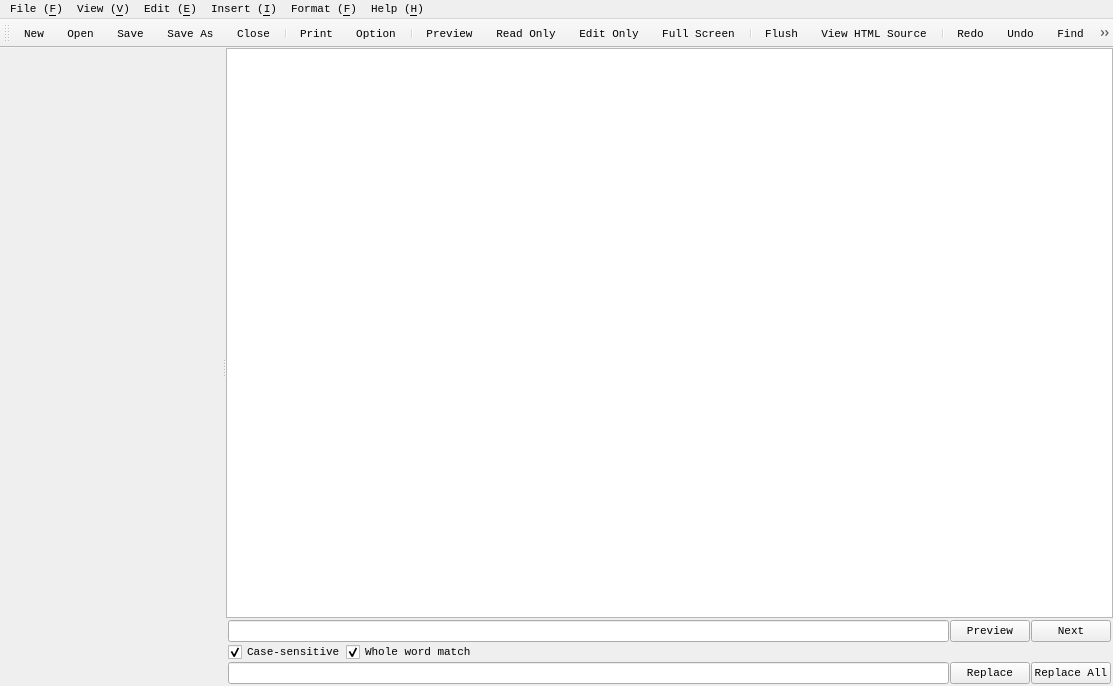
<?xml version="1.0" encoding="UTF-8"?>
<ui version="4.0">
 <class>MorsMainWindow</class>
 <widget class="QMainWindow" name="MorsMainWindow">
  <property name="geometry">
   <rect>
    <x>0</x>
    <y>0</y>
    <width>1113</width>
    <height>686</height>
   </rect>
  </property>
  <property name="font">
   <font>
    <family>Consolas</family>
    <pointsize>8</pointsize>
    <weight>50</weight>
    <bold>false</bold>
    <stylestrategy>PreferAntialias</stylestrategy>
    <kerning>true</kerning>
   </font>
  </property>
  <property name="windowTitle">
   <string>MorsMark</string>
  </property>
  <property name="windowIcon">
   <iconset resource="rc/icon.qrc">
    <normaloff>:/LOGO.png</normaloff>:/LOGO.png</iconset>
  </property>
  <widget class="QWidget" name="widget">
   <property name="font">
    <font>
     <family>Consolas</family>
     <pointsize>8</pointsize>
     <weight>50</weight>
     <bold>false</bold>
     <stylestrategy>PreferAntialias</stylestrategy>
     <kerning>true</kerning>
    </font>
   </property>
   <layout class="QGridLayout" name="gridLayout">
    <property name="leftMargin">
     <number>0</number>
    </property>
    <property name="topMargin">
     <number>0</number>
    </property>
    <property name="rightMargin">
     <number>0</number>
    </property>
    <property name="bottomMargin">
     <number>0</number>
    </property>
    <property name="horizontalSpacing">
     <number>0</number>
    </property>
    <item row="0" column="0">
     <widget class="QSplitter" name="splitter">
      <property name="orientation">
       <enum>Qt::Horizontal</enum>
      </property>
      <property name="childrenCollapsible">
       <bool>true</bool>
      </property>
      <widget class="MorsHtmlWidget" name="htmlView" native="true"/>
      <widget class="QWidget" name="layoutWidget">
       <layout class="QVBoxLayout" name="verticalLayout">
        <property name="spacing">
         <number>0</number>
        </property>
        <item>
         <widget class="MorsMarkWidget" name="markView"/>
        </item>
        <item>
         <widget class="QWidget" name="widgetFind" native="true">
          <layout class="QGridLayout" name="gridLayout_3">
           <property name="leftMargin">
            <number>2</number>
           </property>
           <property name="topMargin">
            <number>2</number>
           </property>
           <property name="rightMargin">
            <number>2</number>
           </property>
           <property name="bottomMargin">
            <number>2</number>
           </property>
           <property name="spacing">
            <number>0</number>
           </property>
           <item row="0" column="0" colspan="3">
            <layout class="QHBoxLayout" name="horizontalLayout">
             <property name="spacing">
              <number>1</number>
             </property>
             <item>
              <widget class="QLineEdit" name="lineEditFind"/>
             </item>
             <item>
              <widget class="QPushButton" name="buttonFindPrev">
               <property name="text">
                <string>Preview</string>
               </property>
              </widget>
             </item>
             <item>
              <widget class="QPushButton" name="buttonFindNext">
               <property name="text">
                <string>Next</string>
               </property>
              </widget>
             </item>
            </layout>
           </item>
           <item row="1" column="0">
            <widget class="QCheckBox" name="checkBoxCase">
             <property name="text">
              <string>Case-sensitive</string>
             </property>
             <property name="checked">
              <bool>true</bool>
             </property>
            </widget>
           </item>
           <item row="1" column="1">
            <widget class="QCheckBox" name="checkBoxWholeWord">
             <property name="text">
              <string>Whole word match</string>
             </property>
             <property name="checked">
              <bool>true</bool>
             </property>
            </widget>
           </item>
           <item row="1" column="2">
            <spacer name="horizontalSpacer">
             <property name="orientation">
              <enum>Qt::Horizontal</enum>
             </property>
             <property name="sizeHint" stdset="0">
              <size>
               <width>147</width>
               <height>20</height>
              </size>
             </property>
            </spacer>
           </item>
           <item row="2" column="0" colspan="3">
            <layout class="QHBoxLayout" name="horizontalLayout_2">
             <property name="spacing">
              <number>1</number>
             </property>
             <item>
              <widget class="QLineEdit" name="lineEditReplace"/>
             </item>
             <item>
              <widget class="QPushButton" name="buttonReplace">
               <property name="maximumSize">
                <size>
                 <width>80</width>
                 <height>16777215</height>
                </size>
               </property>
               <property name="text">
                <string>Replace</string>
               </property>
              </widget>
             </item>
             <item>
              <widget class="QPushButton" name="buttonReplaceAll">
               <property name="maximumSize">
                <size>
                 <width>80</width>
                 <height>16777215</height>
                </size>
               </property>
               <property name="text">
                <string>Replace All</string>
               </property>
              </widget>
             </item>
            </layout>
           </item>
          </layout>
          <zorder>checkBoxCase</zorder>
          <zorder>horizontalSpacer</zorder>
          <zorder>checkBoxWholeWord</zorder>
         </widget>
        </item>
       </layout>
      </widget>
     </widget>
    </item>
   </layout>
  </widget>
  <widget class="QMenuBar" name="menubar">
   <property name="geometry">
    <rect>
     <x>0</x>
     <y>0</y>
     <width>1113</width>
     <height>19</height>
    </rect>
   </property>
   <property name="font">
    <font>
     <family>Consolas</family>
     <pointsize>8</pointsize>
    </font>
   </property>
   <widget class="QMenu" name="menuFile">
    <property name="title">
     <string>File (&amp;F)</string>
    </property>
    <addaction name="actionNew"/>
    <addaction name="actionOpen"/>
    <addaction name="actionSave"/>
    <addaction name="actionSaveAs"/>
    <addaction name="actionClose"/>
    <addaction name="separator"/>
    <addaction name="actionPrint"/>
    <addaction name="actionOption"/>
    <addaction name="separator"/>
    <addaction name="actionQuite"/>
   </widget>
   <widget class="QMenu" name="menuView">
    <property name="title">
     <string>View (&amp;V)</string>
    </property>
    <addaction name="actionReadOnly"/>
    <addaction name="actionPreview"/>
    <addaction name="actionEditOnly"/>
    <addaction name="separator"/>
    <addaction name="actionFullScreen"/>
   </widget>
   <widget class="QMenu" name="menuEdit">
    <property name="title">
     <string>Edit (&amp;E)</string>
    </property>
    <addaction name="actionFlush"/>
    <addaction name="actionViewHTML"/>
    <addaction name="separator"/>
    <addaction name="actionCopy"/>
    <addaction name="actionCut"/>
    <addaction name="actionPaste"/>
    <addaction name="separator"/>
    <addaction name="actionRedo"/>
    <addaction name="actionUndo"/>
    <addaction name="separator"/>
    <addaction name="actionFind"/>
   </widget>
   <widget class="QMenu" name="menuFormat">
    <property name="title">
     <string>Format (&amp;F)</string>
    </property>
    <addaction name="actionFormatBlod"/>
    <addaction name="actionFormatItalic"/>
    <addaction name="actionFormatUnderline"/>
    <addaction name="separator"/>
    <addaction name="actionFormatBigger"/>
    <addaction name="actionFormatSmaller"/>
    <addaction name="separator"/>
    <addaction name="actionFormatSub"/>
    <addaction name="actionFormatSup"/>
    <addaction name="separator"/>
    <addaction name="actionFormatCode"/>
    <addaction name="actionFormatQuote"/>
    <addaction name="separator"/>
    <addaction name="actionAlignLeft"/>
    <addaction name="actionAlignRight"/>
    <addaction name="actionAlignCenter"/>
   </widget>
   <widget class="QMenu" name="menuInsert">
    <property name="title">
     <string>Insert (&amp;I)</string>
    </property>
    <addaction name="actionInsertImage"/>
    <addaction name="actionInsertLink"/>
    <addaction name="actionInsertMathJax"/>
   </widget>
   <widget class="QMenu" name="menuHelp">
    <property name="title">
     <string>Help (&amp;H)</string>
    </property>
    <addaction name="actionAboutQt"/>
    <addaction name="actionAboutMrosMark"/>
   </widget>
   <addaction name="menuFile"/>
   <addaction name="menuView"/>
   <addaction name="menuEdit"/>
   <addaction name="menuInsert"/>
   <addaction name="menuFormat"/>
   <addaction name="menuHelp"/>
  </widget>
  <widget class="QToolBar" name="toolBar">
   <property name="windowTitle">
    <string>Tool Bar</string>
   </property>
   <property name="iconSize">
    <size>
     <width>16</width>
     <height>16</height>
    </size>
   </property>
   <attribute name="toolBarArea">
    <enum>TopToolBarArea</enum>
   </attribute>
   <attribute name="toolBarBreak">
    <bool>false</bool>
   </attribute>
   <addaction name="actionNew"/>
   <addaction name="actionOpen"/>
   <addaction name="actionSave"/>
   <addaction name="actionSaveAs"/>
   <addaction name="actionClose"/>
   <addaction name="separator"/>
   <addaction name="actionPrint"/>
   <addaction name="actionOption"/>
   <addaction name="separator"/>
   <addaction name="actionPreview"/>
   <addaction name="actionReadOnly"/>
   <addaction name="actionEditOnly"/>
   <addaction name="actionFullScreen"/>
   <addaction name="separator"/>
   <addaction name="actionFlush"/>
   <addaction name="actionViewHTML"/>
   <addaction name="separator"/>
   <addaction name="actionRedo"/>
   <addaction name="actionUndo"/>
   <addaction name="actionFind"/>
   <addaction name="separator"/>
   <addaction name="actionCut"/>
   <addaction name="actionCopy"/>
   <addaction name="actionPaste"/>
   <addaction name="separator"/>
   <addaction name="actionInsertImage"/>
   <addaction name="actionInsertLink"/>
   <addaction name="actionInsertMathJax"/>
   <addaction name="separator"/>
   <addaction name="actionFormatBlod"/>
   <addaction name="actionFormatItalic"/>
   <addaction name="actionFormatUnderline"/>
   <addaction name="actionFormatCode"/>
   <addaction name="actionFormatQuote"/>
   <addaction name="separator"/>
   <addaction name="actionFormatBigger"/>
   <addaction name="actionFormatSmaller"/>
   <addaction name="separator"/>
   <addaction name="actionFormatSub"/>
   <addaction name="actionFormatSup"/>
   <addaction name="separator"/>
   <addaction name="actionAlignRight"/>
   <addaction name="actionAlignCenter"/>
   <addaction name="actionAlignLeft"/>
   <addaction name="separator"/>
  </widget>
  <action name="actionNew">
   <property name="icon">
    <iconset resource="rc/icon.qrc">
     <normaloff>:/icon/file-new.png</normaloff>:/icon/file-new.png</iconset>
   </property>
   <property name="text">
    <string>New</string>
   </property>
   <property name="shortcut">
    <string>Ctrl+N</string>
   </property>
  </action>
  <action name="actionOpen">
   <property name="icon">
    <iconset resource="rc/icon.qrc">
     <normaloff>:/icon/file-open.png</normaloff>:/icon/file-open.png</iconset>
   </property>
   <property name="text">
    <string>Open</string>
   </property>
   <property name="shortcut">
    <string>Ctrl+O</string>
   </property>
  </action>
  <action name="actionSave">
   <property name="icon">
    <iconset resource="rc/icon.qrc">
     <normaloff>:/icon/file-save.png</normaloff>:/icon/file-save.png</iconset>
   </property>
   <property name="text">
    <string>Save</string>
   </property>
   <property name="shortcut">
    <string>Ctrl+S</string>
   </property>
  </action>
  <action name="actionSaveAs">
   <property name="icon">
    <iconset resource="rc/icon.qrc">
     <normaloff>:/icon/file-saveas.png</normaloff>:/icon/file-saveas.png</iconset>
   </property>
   <property name="text">
    <string>Save As</string>
   </property>
   <property name="shortcut">
    <string>Ctrl+Shift+S</string>
   </property>
  </action>
  <action name="actionClose">
   <property name="icon">
    <iconset resource="rc/icon.qrc">
     <normaloff>:/icon/file-close.png</normaloff>:/icon/file-close.png</iconset>
   </property>
   <property name="text">
    <string>Close</string>
   </property>
   <property name="shortcut">
    <string>Ctrl+W</string>
   </property>
  </action>
  <action name="actionPrint">
   <property name="icon">
    <iconset resource="rc/icon.qrc">
     <normaloff>:/icon/print.png</normaloff>:/icon/print.png</iconset>
   </property>
   <property name="text">
    <string>Print</string>
   </property>
   <property name="shortcut">
    <string>Ctrl+P</string>
   </property>
  </action>
  <action name="actionQuite">
   <property name="icon">
    <iconset resource="rc/icon.qrc">
     <normaloff>:/icon/file-quite.png</normaloff>:/icon/file-quite.png</iconset>
   </property>
   <property name="text">
    <string>Quite</string>
   </property>
   <property name="shortcut">
    <string>Ctrl+Q</string>
   </property>
  </action>
  <action name="actionPreview">
   <property name="icon">
    <iconset resource="rc/icon.qrc">
     <normaloff>:/icon/view-preview.png</normaloff>:/icon/view-preview.png</iconset>
   </property>
   <property name="text">
    <string>Preview</string>
   </property>
   <property name="shortcut">
    <string>F6</string>
   </property>
  </action>
  <action name="actionReadOnly">
   <property name="icon">
    <iconset resource="rc/icon.qrc">
     <normaloff>:/icon/view-read-only.png</normaloff>:/icon/view-read-only.png</iconset>
   </property>
   <property name="text">
    <string>Read Only</string>
   </property>
   <property name="shortcut">
    <string>F7</string>
   </property>
  </action>
  <action name="actionEditOnly">
   <property name="icon">
    <iconset resource="rc/icon.qrc">
     <normaloff>:/icon/view-edit-only.png</normaloff>:/icon/view-edit-only.png</iconset>
   </property>
   <property name="text">
    <string>Edit Only</string>
   </property>
   <property name="shortcut">
    <string>F8</string>
   </property>
  </action>
  <action name="actionFullScreen">
   <property name="checkable">
    <bool>true</bool>
   </property>
   <property name="icon">
    <iconset resource="rc/icon.qrc">
     <normaloff>:/icon/view-fullscreen.png</normaloff>:/icon/view-fullscreen.png</iconset>
   </property>
   <property name="text">
    <string>Full Screen</string>
   </property>
   <property name="shortcut">
    <string>F11</string>
   </property>
  </action>
  <action name="actionFlush">
   <property name="icon">
    <iconset resource="rc/icon.qrc">
     <normaloff>:/icon/edit-flush.png</normaloff>:/icon/edit-flush.png</iconset>
   </property>
   <property name="text">
    <string>Flush</string>
   </property>
   <property name="shortcut">
    <string>F5</string>
   </property>
  </action>
  <action name="actionCut">
   <property name="icon">
    <iconset resource="rc/icon.qrc">
     <normaloff>:/icon/edit-cut.png</normaloff>:/icon/edit-cut.png</iconset>
   </property>
   <property name="text">
    <string>Cut</string>
   </property>
   <property name="shortcut">
    <string>Ctrl+X</string>
   </property>
  </action>
  <action name="actionCopy">
   <property name="icon">
    <iconset resource="rc/icon.qrc">
     <normaloff>:/icon/edit-copy.png</normaloff>:/icon/edit-copy.png</iconset>
   </property>
   <property name="text">
    <string>Copy</string>
   </property>
   <property name="shortcut">
    <string>Ctrl+C</string>
   </property>
  </action>
  <action name="actionPaste">
   <property name="icon">
    <iconset resource="rc/icon.qrc">
     <normaloff>:/icon/edit-paste.png</normaloff>:/icon/edit-paste.png</iconset>
   </property>
   <property name="text">
    <string>Paste</string>
   </property>
   <property name="shortcut">
    <string>Ctrl+P</string>
   </property>
  </action>
  <action name="actionRedo">
   <property name="icon">
    <iconset resource="rc/icon.qrc">
     <normaloff>:/icon/edit-undo.png</normaloff>:/icon/edit-undo.png</iconset>
   </property>
   <property name="text">
    <string>Redo</string>
   </property>
   <property name="shortcut">
    <string>Ctrl+Y</string>
   </property>
  </action>
  <action name="actionUndo">
   <property name="icon">
    <iconset resource="rc/icon.qrc">
     <normaloff>:/icon/edit-redo.png</normaloff>:/icon/edit-redo.png</iconset>
   </property>
   <property name="text">
    <string>Undo</string>
   </property>
   <property name="shortcut">
    <string>Ctrl+Z</string>
   </property>
  </action>
  <action name="actionFind">
   <property name="icon">
    <iconset resource="rc/icon.qrc">
     <normaloff>:/icon/edit-find.png</normaloff>:/icon/edit-find.png</iconset>
   </property>
   <property name="text">
    <string>Find</string>
   </property>
   <property name="shortcut">
    <string>Ctrl+F</string>
   </property>
  </action>
  <action name="actionViewHTML">
   <property name="icon">
    <iconset resource="rc/icon.qrc">
     <normaloff>:/icon/edit-view-html.png</normaloff>:/icon/edit-view-html.png</iconset>
   </property>
   <property name="text">
    <string>View HTML Source</string>
   </property>
   <property name="shortcut">
    <string>Ctrl+Shift+C</string>
   </property>
  </action>
  <action name="actionFormatBlod">
   <property name="icon">
    <iconset resource="rc/icon.qrc">
     <normaloff>:/icon/format-blod.png</normaloff>:/icon/format-blod.png</iconset>
   </property>
   <property name="text">
    <string>Blod</string>
   </property>
   <property name="shortcut">
    <string>Ctrl+B</string>
   </property>
  </action>
  <action name="actionFormatItalic">
   <property name="icon">
    <iconset resource="rc/icon.qrc">
     <normaloff>:/icon/format-italic.png</normaloff>:/icon/format-italic.png</iconset>
   </property>
   <property name="text">
    <string>Italic</string>
   </property>
   <property name="shortcut">
    <string>Ctrl+I</string>
   </property>
  </action>
  <action name="actionFormatUnderline">
   <property name="icon">
    <iconset resource="rc/icon.qrc">
     <normaloff>:/icon/format-underline.png</normaloff>:/icon/format-underline.png</iconset>
   </property>
   <property name="text">
    <string>Under Line </string>
   </property>
   <property name="shortcut">
    <string>Ctrl+U</string>
   </property>
  </action>
  <action name="actionFormatBigger">
   <property name="icon">
    <iconset resource="rc/icon.qrc">
     <normaloff>:/icon/format-bigger.png</normaloff>:/icon/format-bigger.png</iconset>
   </property>
   <property name="text">
    <string>Bigger</string>
   </property>
   <property name="shortcut">
    <string>Ctrl+]</string>
   </property>
  </action>
  <action name="actionFormatSmaller">
   <property name="icon">
    <iconset resource="rc/icon.qrc">
     <normaloff>:/icon/format-smaller.png</normaloff>:/icon/format-smaller.png</iconset>
   </property>
   <property name="text">
    <string>Smaller</string>
   </property>
   <property name="shortcut">
    <string>Ctrl+[</string>
   </property>
  </action>
  <action name="actionFormatSub">
   <property name="icon">
    <iconset resource="rc/icon.qrc">
     <normaloff>:/icon/format-sub.png</normaloff>:/icon/format-sub.png</iconset>
   </property>
   <property name="text">
    <string>Sub</string>
   </property>
   <property name="shortcut">
    <string>Ctrl+Down</string>
   </property>
  </action>
  <action name="actionFormatSup">
   <property name="icon">
    <iconset resource="rc/icon.qrc">
     <normaloff>:/icon/format-sup.png</normaloff>:/icon/format-sup.png</iconset>
   </property>
   <property name="text">
    <string>Sup</string>
   </property>
   <property name="shortcut">
    <string>Ctrl+Up</string>
   </property>
  </action>
  <action name="actionFormatCode">
   <property name="icon">
    <iconset resource="rc/icon.qrc">
     <normaloff>:/icon/format-code.png</normaloff>:/icon/format-code.png</iconset>
   </property>
   <property name="text">
    <string>Code</string>
   </property>
   <property name="shortcut">
    <string>Ctrl+`</string>
   </property>
  </action>
  <action name="actionFormatQuote">
   <property name="icon">
    <iconset resource="rc/icon.qrc">
     <normaloff>:/icon/format-quote.png</normaloff>:/icon/format-quote.png</iconset>
   </property>
   <property name="text">
    <string>Quote</string>
   </property>
   <property name="shortcut">
    <string>Ctrl+'</string>
   </property>
  </action>
  <action name="actionAlignLeft">
   <property name="icon">
    <iconset resource="rc/icon.qrc">
     <normaloff>:/icon/align-left.png</normaloff>:/icon/align-left.png</iconset>
   </property>
   <property name="text">
    <string>Align Left</string>
   </property>
   <property name="shortcut">
    <string>Ctrl+L</string>
   </property>
  </action>
  <action name="actionAlignRight">
   <property name="icon">
    <iconset resource="rc/icon.qrc">
     <normaloff>:/icon/align-right.png</normaloff>:/icon/align-right.png</iconset>
   </property>
   <property name="text">
    <string>Align Right</string>
   </property>
   <property name="shortcut">
    <string>Ctrl+R</string>
   </property>
  </action>
  <action name="actionAlignCenter">
   <property name="icon">
    <iconset resource="rc/icon.qrc">
     <normaloff>:/icon/align-center.png</normaloff>:/icon/align-center.png</iconset>
   </property>
   <property name="text">
    <string>Align Center</string>
   </property>
   <property name="shortcut">
    <string>Ctrl+E</string>
   </property>
  </action>
  <action name="actionInsertImage">
   <property name="icon">
    <iconset resource="rc/icon.qrc">
     <normaloff>:/icon/insert-image.png</normaloff>:/icon/insert-image.png</iconset>
   </property>
   <property name="text">
    <string>Image</string>
   </property>
   <property name="shortcut">
    <string>Ctrl+Shift+I, Ctrl+Shift+P</string>
   </property>
  </action>
  <action name="actionInsertLink">
   <property name="icon">
    <iconset resource="rc/icon.qrc">
     <normaloff>:/icon/insert-link.png</normaloff>:/icon/insert-link.png</iconset>
   </property>
   <property name="text">
    <string>Link</string>
   </property>
   <property name="shortcut">
    <string>Ctrl+Shift+L</string>
   </property>
  </action>
  <action name="actionInsertMathJax">
   <property name="icon">
    <iconset resource="rc/icon.qrc">
     <normaloff>:/icon/insert-formation.png</normaloff>:/icon/insert-formation.png</iconset>
   </property>
   <property name="text">
    <string>MathJax</string>
   </property>
   <property name="toolTip">
    <string>MathJax</string>
   </property>
   <property name="shortcut">
    <string>Ctrl+Shift+M</string>
   </property>
  </action>
  <action name="actionAboutQt">
   <property name="text">
    <string>About Qt</string>
   </property>
  </action>
  <action name="actionAboutMrosMark">
   <property name="text">
    <string>About MrosMark</string>
   </property>
  </action>
  <action name="actionOption">
   <property name="icon">
    <iconset resource="rc/icon.qrc">
     <normaloff>:/icon/file-option.png</normaloff>:/icon/file-option.png</iconset>
   </property>
   <property name="text">
    <string>Option</string>
   </property>
  </action>
 </widget>
 <customwidgets>
  <customwidget>
   <class>MorsMarkWidget</class>
   <extends>QPlainTextEdit</extends>
   <header location="global">MorsMarkWidget.h</header>
  </customwidget>
  <customwidget>
   <class>MorsHtmlWidget</class>
   <extends>QWidget</extends>
   <header>MorsHtmlWidget.h</header>
   <container>1</container>
  </customwidget>
 </customwidgets>
 <resources>
  <include location="rc/icon.qrc"/>
 </resources>
 <connections/>
</ui>
